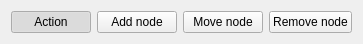
<?xml version="1.0" encoding="UTF-8"?>
<ui version="4.0">
 <class>MapControlsWidget</class>
 <widget class="QWidget" name="MapControlsWidget">
  <property name="geometry">
   <rect>
    <x>0</x>
    <y>0</y>
    <width>336</width>
    <height>41</height>
   </rect>
  </property>
  <property name="windowTitle">
   <string>Form</string>
  </property>
  <layout class="QHBoxLayout" name="horizontalLayout">
   <item>
    <widget class="QPushButton" name="pushButton">
     <property name="text">
      <string>Action</string>
     </property>
     <property name="checkable">
      <bool>true</bool>
     </property>
     <property name="checked">
      <bool>true</bool>
     </property>
    </widget>
   </item>
   <item>
    <widget class="QPushButton" name="pushButton_2">
     <property name="text">
      <string>Add node</string>
     </property>
     <property name="checkable">
      <bool>true</bool>
     </property>
    </widget>
   </item>
   <item>
    <widget class="QPushButton" name="pushButton_3">
     <property name="text">
      <string>Move node</string>
     </property>
     <property name="checkable">
      <bool>true</bool>
     </property>
    </widget>
   </item>
   <item>
    <widget class="QPushButton" name="pushButton_4">
     <property name="text">
      <string>Remove node</string>
     </property>
     <property name="checkable">
      <bool>true</bool>
     </property>
    </widget>
   </item>
  </layout>
 </widget>
 <resources/>
 <connections/>
</ui>
